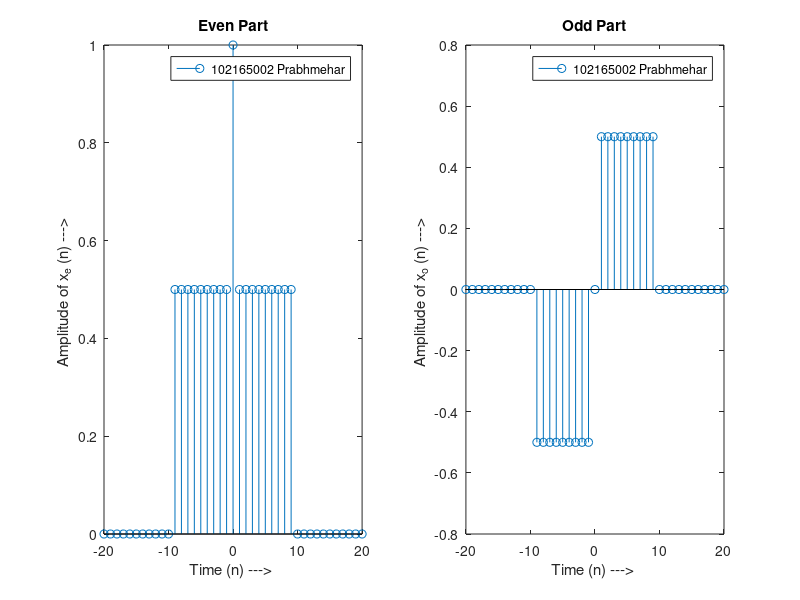

Here is the MATLAB script that generated this plot:
%%%Decompose signal x[n]= u[n] - u[n-10] into even and odd parts
n = -20 : 1 : 20            % independent varible decleration
un = (n >= 0);              % Unit step generation u 👎
und = (n >= 10);            % DelayedUnit step generation (u-10)
xn = un - und;              % x (n) generation
xn_f = fliplr (xn) ;        % x (-n) genetation
xen = (xn + xn_f) /2;       % Even part
xon = (xn - xn_f) /2;       %Odd part
subplot (1, 2, 1);
stem (n, xen) ;             % Plot of even part 91gnal
xlabel ('Time (n) ---> ');
ylabel ('Amplitude of x_e (n) ---> ');
title ('Even Part');
legend('102165002 Prabhmehar');
subplot (1, 2, 2);
stem (n, xon) ;             %Plot of odd part signal
xlabel ('Time (n) ---> ');
ylabel ('Amplitude of x_o (n) ---> ');
title ('Odd Part');
legend('102165002 Prabhmehar');